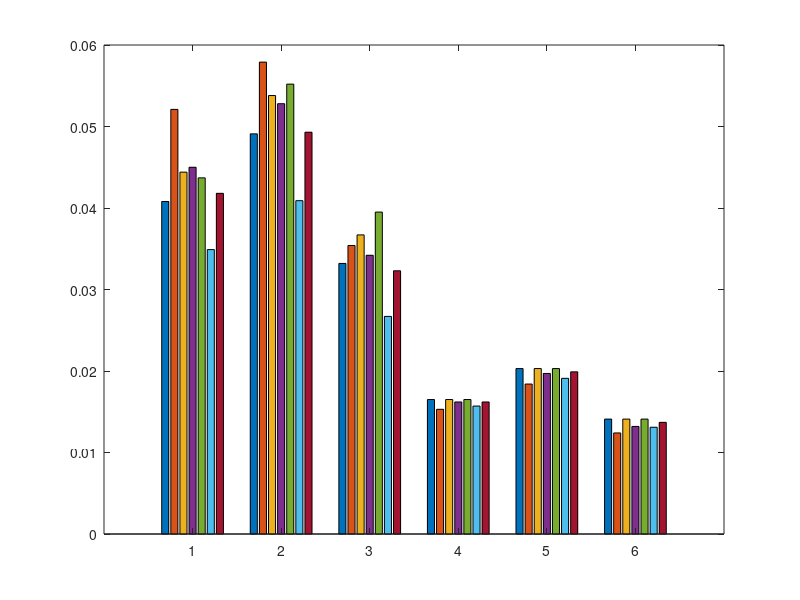

Write MATLAB code to recreate this figure. (Note: this script raises an error after producing the figure.)
close all
% Data from the final table
% Columns: Col 2, Col 3, Col 4, Col 6, Col 7, Col 8
data = [
    4.08e-02 4.91e-02 3.32e-02 1.65e-02 2.03e-02 1.41e-02;
    5.21e-02 5.79e-02 3.54e-02 1.53e-02 1.84e-02 1.24e-02;
    4.44e-02 5.38e-02 3.67e-02 1.65e-02 2.03e-02 1.41e-02;
    4.50e-02 5.28e-02 3.42e-02 1.62e-02 1.97e-02 1.32e-02;
    4.37e-02 5.52e-02 3.95e-02 1.65e-02 2.03e-02 1.41e-02;
    3.49e-02 4.09e-02 2.67e-02 1.57e-02 1.91e-02 1.31e-02;
    4.18e-02 4.93e-02 3.23e-02 1.62e-02 1.99e-02 1.37e-02
]';
cs = lines(8);
cs = cs(5:end,:);
% Create grouped bar plot
figure;
b = bar(data, 'grouped');
b(1).FaceColor = [0.2310    0.6660    0.1960];
b(2).FaceColor = [1 0 0];
b(3).FaceColor = [0 0 1];
b(4).FaceColor = [0.7520    0.3600    0.9840];
b(5).FaceColor = cs(3,:);
b(6).FaceColor = cs(4,:);
b(7).FaceColor = [0 0 0];
% Axis labels and title
xlabel('\sigma');
ylabel('Relative error');
title('Relative error');
xticklabels({'0.2','0.3','0.4','0.6','0.7','0.8'})
% Column legend
legend({'Exp','PF','PL','PL. Cay','QG Gr.','QR','Cayley'},...
       'Location','northeast');

grid on;


fig = gcf;
fig.Units = 'pixels';
fig.Position(3:4) = [1200 600];
% Increase font sizes for all axes, legends, and text in the figure
fs = 20; % desired base font size
ax = findall(fig,'Type','axes');
for a = 1:numel(ax)
    ax(a).FontSize = fs;
    ax(a).Title.FontSize = fs + 2;
    ax(a).XLabel.FontSize = fs;
    ax(a).YLabel.FontSize = fs;
    lg = findall(ax(a),'Type','Legend');
    for L = 1:numel(lg)
        lg(L).FontSize = fs;
    end
end
% Also update any standalone text objects
txt = findall(fig,'Type','text');
for t = 1:numel(txt)
    txt(t).FontSize = fs;
end

saveas(fig, 'barplot_BS.png');
